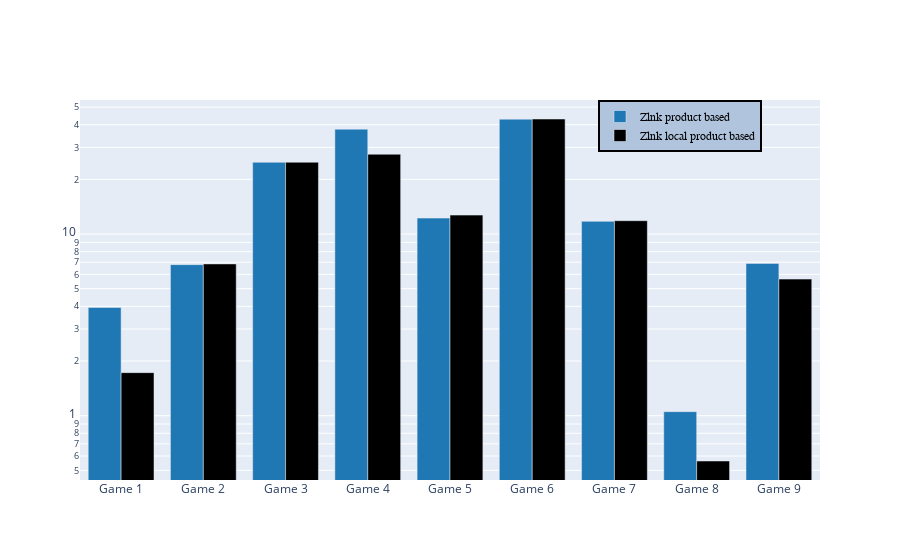
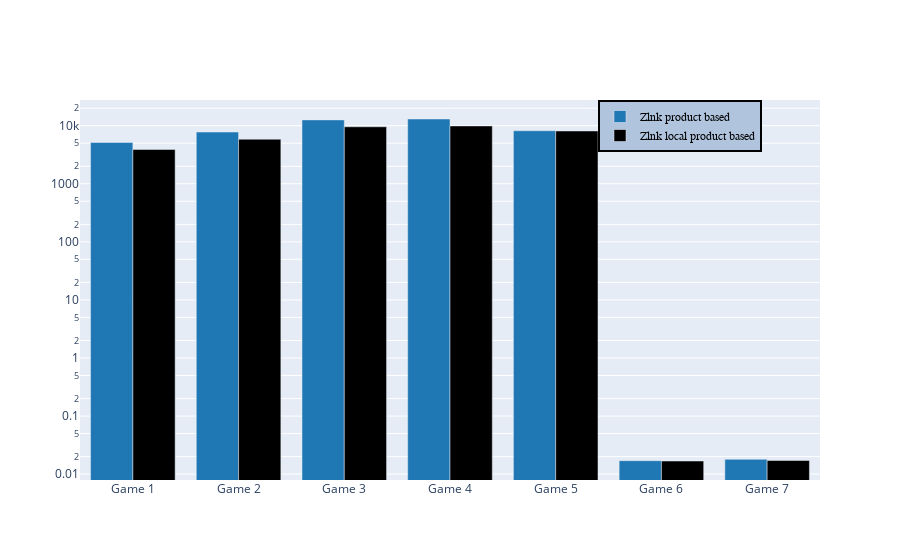
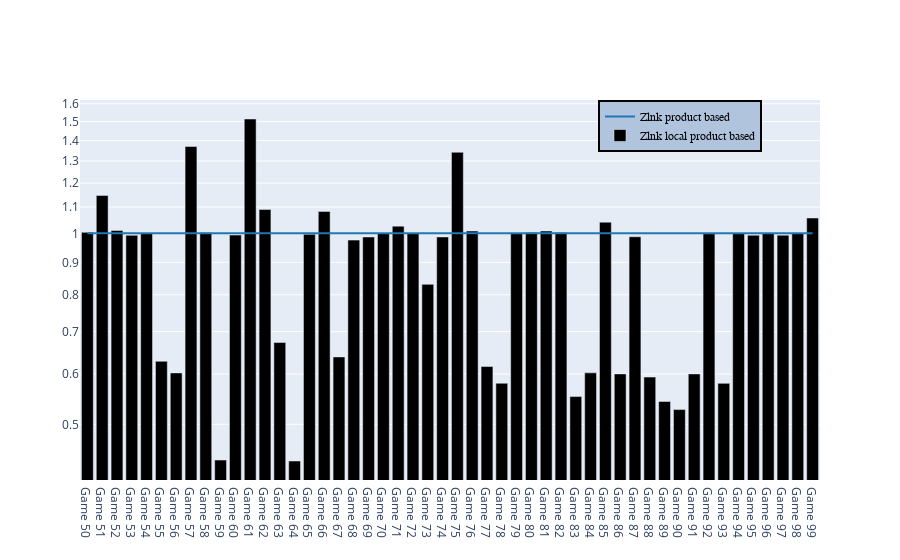
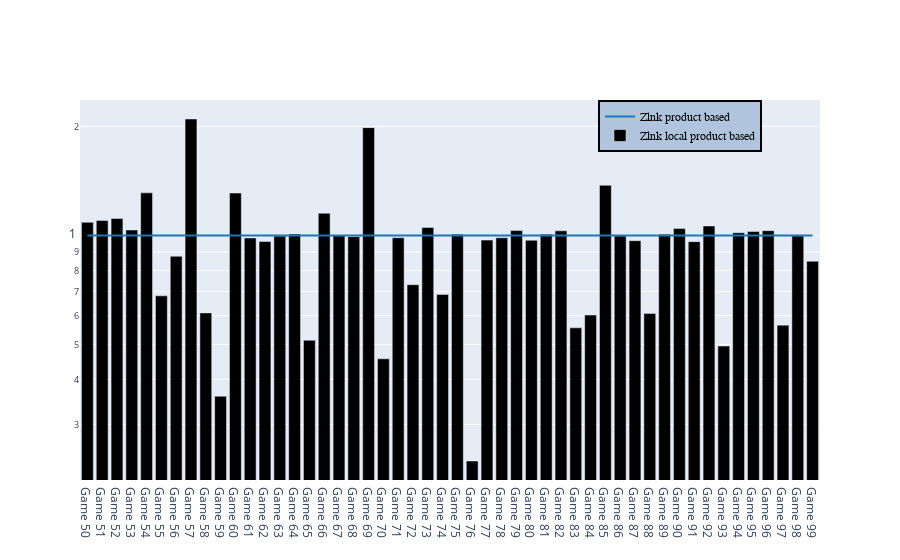

Notebook code cell kept with these figures, in order:
### Code cell
# Fam compared to Zlnk product
for p in ["minepump","elevator"]:
    print p
    plot_running_times(
        ['Zlnk product based','Zlnk local product based'],
        [
            "/home/sjef/AfstudeerRepo/implementation/testsuite/data/family/csvs/clean_"+p+"_zlnk.data.csv",
            "/home/sjef/AfstudeerRepo/implementation/testsuite/data/family/csvs/clean_"+p+"_zlnk_local.data.csv"
        ],0
        ,directory="/home/sjef/AfstudeerRepo/Report/results/"+p
        )
for p in ["FF_randomgames","FC_randomgames","BC_randomgames","randomscalegames"]:
    print p
    plot_running_times(
        ['Zlnk product based','Zlnk local product based'],
        [
            "/home/sjef/AfstudeerRepo/implementation/testsuite/data/family/csvs/clean_"+p+"_zlnk.data.csv",
            "/home/sjef/AfstudeerRepo/implementation/testsuite/data/family/csvs/clean_"+p+"_zlnk_local.data.csv"
        ],0,normalize=1
        ,directory="/home/sjef/AfstudeerRepo/Report/results/"+p
        )

### Figure 1 — Plotly figure (JSON) as saved in the notebook; plotly's stock layout.template omitted (floating-point values rounded to 4 significant figures)
{"data": [{"marker": {"color": ["#1f77b4", "#1f77b4", "#1f77b4", "#1f77b4", "#1f77b4", "#1f77b4", "#1f77b4", "#1f77b4", "#1f77b4"]}, "name": "Zlnk product based", "type": "bar", "x": ["Game 1", "Game 2", "Game 3", "Game 4", "Game 5", "Game 6", "Game 7", "Game 8", "Game 9"], "y": [3.944, 6.785, 24.83, 37.8, 12.24, 42.9, 11.74, 1.052, 6.894]}, {"marker": {"color": ["#000000", "#000000", "#000000", "#000000", "#000000", "#000000", "#000000", "#000000", "#000000"]}, "name": "Zlnk local product based", "type": "bar", "x": ["Game 1", "Game 2", "Game 3", "Game 4", "Game 5", "Game 6", "Game 7", "Game 8", "Game 9"], "y": [1.726, 6.847, 24.86, 27.5, 12.71, 42.99, 11.84, 0.563, 5.65]}], "layout": {"barmode": "group", "legend": {"bgcolor": "LightSteelBlue", "bordercolor": "Black", "borderwidth": 2, "font": {"color": "black", "family": "sans-serif", "size": 12}, "traceorder": "normal", "x": 0.7, "y": 1}, "yaxis": {"type": "log"}}}

### Figure 2 — Plotly figure (JSON) as saved in the notebook; plotly's stock layout.template omitted (floating-point values rounded to 4 significant figures)
{"data": [{"marker": {"color": ["#1f77b4", "#1f77b4", "#1f77b4", "#1f77b4", "#1f77b4", "#1f77b4", "#1f77b4"]}, "name": "Zlnk product based", "type": "bar", "x": ["Game 1", "Game 2", "Game 3", "Game 4", "Game 5", "Game 6", "Game 7"], "y": [5134.0, 7769.0, 12590.0, 13040.0, 8183.0, 0.01704, 0.01798]}, {"marker": {"color": ["#000000", "#000000", "#000000", "#000000", "#000000", "#000000", "#000000"]}, "name": "Zlnk local product based", "type": "bar", "x": ["Game 1", "Game 2", "Game 3", "Game 4", "Game 5", "Game 6", "Game 7"], "y": [3902.0, 5851.0, 9585.0, 9907.0, 8113.0, 0.01683, 0.0172]}], "layout": {"barmode": "group", "legend": {"bgcolor": "LightSteelBlue", "bordercolor": "Black", "borderwidth": 2, "font": {"color": "black", "family": "sans-serif", "size": 12}, "traceorder": "normal", "x": 0.7, "y": 1}, "yaxis": {"type": "log"}}}

### Figure 3 — Plotly figure (JSON) as saved in the notebook; plotly's stock layout.template omitted (floating-point values rounded to 4 significant figures)
{"data": [{"line": {"color": "#1f77b4"}, "name": "Zlnk product based", "type": "scatter", "x": ["Game 50", "Game 51", "Game 52", "Game 53", "Game 54", "Game 55", "Game 56", "Game 57", "Game 58", "Game 59", "Game 60", "Game 61", "Game 62", "Game 63", "Game 64", "Game 65", "Game 66", "Game 67", "Game 68", "Game 69", "Game 70", "Game 71", "Game 72", "Game 73", "Game 74", "Game 75", "Game 76", "Game 77", "Game 78", "Game 79", "Game 80", "Game 81", "Game 82", "Game 83", "Game 84", "Game 85", "Game 86", "Game 87", "Game 88", "Game 89", "Game 90", "Game 91", "Game 92", "Game 93", "Game 94", "Game 95", "Game 96", "Game 97", "Game 98", "Game 99"], "y": [1, 1, 1, 1, 1, 1, 1, 1, 1, 1, 1, 1, 1, 1, 1, 1, 1, 1, 1, 1, 1, 1, 1, 1, 1, 1, 1, 1, 1, 1, 1, 1, 1, 1, 1, 1, 1, 1, 1, 1, 1, 1, 1, 1, 1, 1, 1, 1, 1, 1]}, {"marker": {"color": ["#000000", "#000000", "#000000", "#000000", "#000000", "#000000", "#000000", "#000000", "#000000", "#000000", "#000000", "#000000", "#000000", "#000000", "#000000", "#000000", "#000000", "#000000", "#000000", "#000000", "#000000", "#000000", "#000000", "#000000", "#000000", "#000000", "#000000", "#000000", "#000000", "#000000", "#000000", "#000000", "#000000", "#000000", "#000000", "#000000", "#000000", "#000000", "#000000", "#000000", "#000000", "#000000", "#000000", "#000000", "#000000", "#000000", "#000000", "#000000", "#000000", "#000000"]}, "name": "Zlnk local product based", "type": "bar", "x": ["Game 50", "Game 51", "Game 52", "Game 53", "Game 54", "Game 55", "Game 56", "Game 57", "Game 58", "Game 59", "Game 60", "Game 61", "Game 62", "Game 63", "Game 64", "Game 65", "Game 66", "Game 67", "Game 68", "Game 69", "Game 70", "Game 71", "Game 72", "Game 73", "Game 74", "Game 75", "Game 76", "Game 77", "Game 78", "Game 79", "Game 80", "Game 81", "Game 82", "Game 83", "Game 84", "Game 85", "Game 86", "Game 87", "Game 88", "Game 89", "Game 90", "Game 91", "Game 92", "Game 93", "Game 94", "Game 95", "Game 96", "Game 97", "Game 98", "Game 99"], "y": [1.003, 1.147, 1.011, 0.9927, 1.0, 0.6285, 0.6026, 1.37, 1.002, 0.4392, 0.9938, 1.514, 1.09, 0.6729, 0.4377, 0.9965, 1.083, 0.6385, 0.9756, 0.9867, 1.001, 1.026, 1.001, 0.8308, 0.9869, 1.342, 1.008, 0.6168, 0.5804, 0.9991, 1.003, 1.008, 1.003, 0.553, 0.6026, 1.041, 0.6004, 0.9875, 0.5934, 0.5433, 0.5274, 0.6004, 0.9989, 0.5801, 0.9997, 0.9929, 1.001, 0.9933, 0.9999, 1.057]}], "layout": {"barmode": "group", "legend": {"bgcolor": "LightSteelBlue", "bordercolor": "Black", "borderwidth": 2, "font": {"color": "black", "family": "sans-serif", "size": 12}, "traceorder": "normal", "x": 0.7, "y": 1}, "yaxis": {"type": "log"}}}

### Figure 4 — Plotly figure (JSON) as saved in the notebook; plotly's stock layout.template omitted (floating-point values rounded to 4 significant figures)
{"data": [{"line": {"color": "#1f77b4"}, "name": "Zlnk product based", "type": "scatter", "x": ["Game 50", "Game 51", "Game 52", "Game 53", "Game 54", "Game 55", "Game 56", "Game 57", "Game 58", "Game 59", "Game 60", "Game 61", "Game 62", "Game 63", "Game 64", "Game 65", "Game 66", "Game 67", "Game 68", "Game 69", "Game 70", "Game 71", "Game 72", "Game 73", "Game 74", "Game 75", "Game 76", "Game 77", "Game 78", "Game 79", "Game 80", "Game 81", "Game 82", "Game 83", "Game 84", "Game 85", "Game 86", "Game 87", "Game 88", "Game 89", "Game 90", "Game 91", "Game 92", "Game 93", "Game 94", "Game 95", "Game 96", "Game 97", "Game 98", "Game 99"], "y": [1, 1, 1, 1, 1, 1, 1, 1, 1, 1, 1, 1, 1, 1, 1, 1, 1, 1, 1, 1, 1, 1, 1, 1, 1, 1, 1, 1, 1, 1, 1, 1, 1, 1, 1, 1, 1, 1, 1, 1, 1, 1, 1, 1, 1, 1, 1, 1, 1, 1]}, {"marker": {"color": ["#000000", "#000000", "#000000", "#000000", "#000000", "#000000", "#000000", "#000000", "#000000", "#000000", "#000000", "#000000", "#000000", "#000000", "#000000", "#000000", "#000000", "#000000", "#000000", "#000000", "#000000", "#000000", "#000000", "#000000", "#000000", "#000000", "#000000", "#000000", "#000000", "#000000", "#000000", "#000000", "#000000", "#000000", "#000000", "#000000", "#000000", "#000000", "#000000", "#000000", "#000000", "#000000", "#000000", "#000000", "#000000", "#000000", "#000000", "#000000", "#000000", "#000000"]}, "name": "Zlnk local product based", "type": "bar", "x": ["Game 50", "Game 51", "Game 52", "Game 53", "Game 54", "Game 55", "Game 56", "Game 57", "Game 58", "Game 59", "Game 60", "Game 61", "Game 62", "Game 63", "Game 64", "Game 65", "Game 66", "Game 67", "Game 68", "Game 69", "Game 70", "Game 71", "Game 72", "Game 73", "Game 74", "Game 75", "Game 76", "Game 77", "Game 78", "Game 79", "Game 80", "Game 81", "Game 82", "Game 83", "Game 84", "Game 85", "Game 86", "Game 87", "Game 88", "Game 89", "Game 90", "Game 91", "Game 92", "Game 93", "Game 94", "Game 95", "Game 96", "Game 97", "Game 98", "Game 99"], "y": [1.087, 1.101, 1.115, 1.035, 1.312, 0.681, 0.8761, 2.099, 0.6109, 0.3595, 1.31, 0.9846, 0.9627, 0.996, 1.01, 0.5133, 1.152, 0.9988, 0.9928, 1.987, 0.4561, 0.9857, 0.7311, 1.053, 0.6872, 1.008, 0.238, 0.971, 0.9851, 1.032, 0.9704, 1.008, 1.03, 0.5555, 0.6027, 1.377, 0.9977, 0.9673, 0.609, 1.008, 1.045, 0.9615, 1.062, 0.4947, 1.018, 1.025, 1.031, 0.5651, 0.9973, 0.8488]}], "layout": {"barmode": "group", "legend": {"bgcolor": "LightSteelBlue", "bordercolor": "Black", "borderwidth": 2, "font": {"color": "black", "family": "sans-serif", "size": 12}, "traceorder": "normal", "x": 0.7, "y": 1}, "yaxis": {"type": "log"}}}
